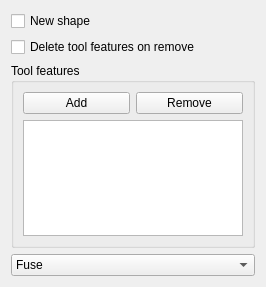
<?xml version="1.0" encoding="UTF-8"?>
<ui version="4.0">
 <class>PartDesignGui::TaskBooleanParameters</class>
 <widget class="QWidget" name="PartDesignGui::TaskBooleanParameters">
  <property name="geometry">
   <rect>
    <x>0</x>
    <y>0</y>
    <width>266</width>
    <height>287</height>
   </rect>
  </property>
  <property name="windowTitle">
   <string notr="true">Form</string>
  </property>
  <layout class="QVBoxLayout" name="verticalLayout">
   <item>
    <widget class="QCheckBox" name="checkBoxNewSolid">
     <property name="toolTip">
      <string>Make new shape using the tool features without base feature.</string>
     </property>
     <property name="text">
      <string>New shape</string>
     </property>
    </widget>
   </item>
   <item>
    <widget class="QCheckBox" name="checkboxDeleteOnRemove">
     <property name="text">
      <string>Delete tool features on remove</string>
     </property>
    </widget>
   </item>
   <item>
    <widget class="QGroupBox" name="groupBox">
     <property name="sizePolicy">
      <sizepolicy hsizetype="Preferred" vsizetype="MinimumExpanding">
       <horstretch>0</horstretch>
       <verstretch>0</verstretch>
      </sizepolicy>
     </property>
     <property name="minimumSize">
      <size>
       <width>0</width>
       <height>180</height>
      </size>
     </property>
     <property name="title">
      <string>Tool features</string>
     </property>
     <layout class="QVBoxLayout" name="verticalLayout_2">
      <item>
       <layout class="QHBoxLayout" name="horizontalLayout">
        <item>
         <widget class="QPushButton" name="buttonAdd">
          <property name="text">
           <string>Add</string>
          </property>
         </widget>
        </item>
        <item>
         <widget class="QPushButton" name="buttonRemove">
          <property name="text">
           <string>Remove</string>
          </property>
         </widget>
        </item>
       </layout>
      </item>
      <item>
       <widget class="QListWidget" name="listWidgetBodies">
        <property name="minimumSize">
         <size>
          <width>0</width>
          <height>0</height>
         </size>
        </property>
       </widget>
      </item>
     </layout>
    </widget>
   </item>
   <item>
    <widget class="QComboBox" name="comboType">
     <item>
      <property name="text">
       <string>Fuse</string>
      </property>
     </item>
     <item>
      <property name="text">
       <string>Cut</string>
      </property>
     </item>
     <item>
      <property name="text">
       <string>Common</string>
      </property>
     </item>
     <item>
      <property name="text">
       <string>Compound</string>
      </property>
     </item>
     <item>
      <property name="text">
       <string>Section</string>
      </property>
     </item>
    </widget>
   </item>
  </layout>
 </widget>
 <tabstops>
  <tabstop>buttonBodyAdd</tabstop>
  <tabstop>buttonBodyRemove</tabstop>
  <tabstop>listWidgetBodies</tabstop>
  <tabstop>comboType</tabstop>
 </tabstops>
 <resources/>
 <connections/>
</ui>
